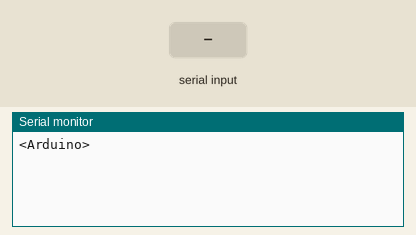
A sketch run on a simulated Arduino Uno, built with avr-gcc and run on an emulated ATmega328P. On the bench: the last lines printed to the serial monitor. Inputs (shaded band) come from the test bench.

Above: at 1.2 s.
1.3 s: "<start>" received over Serial
At 2.0 s:
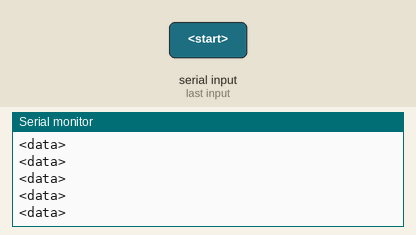
2.8 s: "<end>" received over Serial
At 3.8 s:
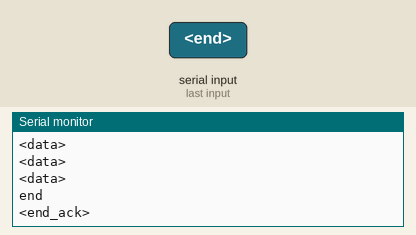
4.3 s: "<start>" received over Serial
At 5.0 s:
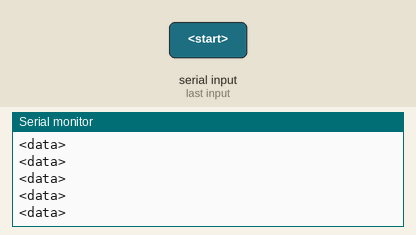

Measured:
- after the input at 1.3 s, the serial monitor: prints a new line at once (image 1)
- after the input at 2.8 s, the serial monitor: prints a new line after 0.08 s (image 2)

The sketch:

pm33_hardware_serial.ino
```cpp
const byte numChars = 50;
char receivedChars[numChars];
boolean newData = false;
bool system_on = false;

void setup() {
  Serial.begin(9600);
  Serial.println("<Arduino>");
}

void recvWithStartEndMarkers() {
  static boolean recvInProgress = false;
  static byte ndx = 0;
  char startMarker = '<';
  char endMarker = '>';
  char rc;

  while (Serial.available() > 0 && newData == false) {
    rc = Serial.read();
    if (recvInProgress == true) {
      if (rc != endMarker) {
        receivedChars[ndx] = rc;
        ndx++;
        if (ndx >= numChars)  ndx = numChars - 1;
      }
      else {
        receivedChars[ndx] = '\0';
        recvInProgress = false;
        ndx = 0;
        newData = true;
      }
    }
    else if (rc == startMarker) recvInProgress = true;
  }
}


void loop() {

  recvWithStartEndMarkers();
  if (newData == true) {
    Serial.println(String(receivedChars));
    if (String(receivedChars).indexOf("start") >= 0) {
      Serial.println("<start_ack>"); system_on = true;
    }
    else if (String(receivedChars).indexOf("end") >= 0) {
      Serial.println("<end_ack>"); system_on = false;
    }
    newData = false;
  }

  if (system_on) {
    Serial.println("<data>");

  }


}
```
